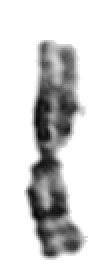
#> input picture detect_branched_points/98000080.tiff, 54 x 139 px (shown 2 times larger); its folder holds only this picture in this run
$ python -i mediaAxisTransform.py   (imports and definitions only)   (older library calls are emulated)
#> lines starting #> are read from the running program, lines starting #| are printed output that depends on the picture; after the words box and inside, x2 and y2 are one past the last pixel; in counts of white or black regions, pixels touching at a corner belong together
### dl_cnn_features/extras.py
import os
import numpy as np
import math
import cv2
from scipy import ndimage
from skimage import measure


#count files and folder
# [99 lines left out: functions count_folders_files, load_image, build_rel_path, load_all_PATH, cargar_nombres, findStartIndex and 5 more, not called in this run]

#=====================================================================================
#=====================================================================================


#ELIMINA OBJETOS DE TAMAÑO menos a "tamano" EN LA IMAGEN
def eliminar_objetos_pequeños(th,tamano):
    blobs_labels = measure.label(th, background=255)
    boxes_objetos= ndimage.find_objects(blobs_labels)
    #print(boxes_objetos[0][0])
    #ejemplo1
    #(slice(0, 2, None), slice(19, 23, None))
    #So this object is found at x = 19–23 and y = 0–2
    if len(boxes_objetos)>1:#solo debe haber 1 objeto->el cromosoma
        #filtro objetos muy pequeños ya que sob objetos indeseados (no cromosomas)
        aux_boxes=[]
        for l in range(0,len(boxes_objetos)):
            if len(np.transpose(np.nonzero(cv2.bitwise_not(th[boxes_objetos[l]]))))<tamano:
                th[boxes_objetos[l]]=255
    return th

#RELLENA HUECOS
def floodfill(th):
    # Copy the thresholded image.
    im_floodfill = th.copy()

    # Mask used to flood filling.
    # Notice the size needs to be 2 pixels than the image.
    h, w = th.shape[:2]
    mask = np.zeros((h+2, w+2), np.uint8)

    # Floodfill from point (0, 0)
    cv2.floodFill(im_floodfill, mask, (0,0), 255);

    # Invert floodfilled image
    im_floodfill_inv = cv2.bitwise_not(im_floodfill)

    # Combine the two images to get the foreground.
    im_out = th | im_floodfill_inv

    return im_out

### extraccionCaracteristicas/mediaAxisTransform.py
import numpy as np
from skimage import img_as_ubyte
import cv2
import extras
import math
import order_points as op
import smoothing_thin as smooth
import removeBranchs as rb

# [11 lines left out: functions neighbours, transitions, not called in this run]

def zhangSuen(image):
    "the Zhang-Suen Thinning Algorithm"
    Image_Thinned = image.copy()  # deepcopy to protect the original image
    changing1 = changing2 = 1        #  the points to be removed (set as 0)
    while changing1 or changing2:   #  iterates until no further changes occur in the image
        # Step 1
        changing1 = []
        rows, columns = Image_Thinned.shape               # x for rows, y for columns
        for x in range(1, rows - 1):                     # No. of  rows
            for y in range(1, columns - 1):            # No. of columns
                P2,P3,P4,P5,P6,P7,P8,P9 = n = neighbours(x, y, Image_Thinned)
                if (Image_Thinned[x][y] == 1     and    # Condition 0: Point P1 in the object regions
                    2 <= sum(n) <= 6   and    # Condition 1: 2<= N(P1) <= 6
                    transitions(n) == 1 and    # Condition 2: S(P1)=1
                    P2 * P4 * P6 == 0  and    # Condition 3
                    P4 * P6 * P8 == 0):         # Condition 4
                    changing1.append((x,y))
        for x, y in changing1:
            Image_Thinned[x][y] = 0
        # Step 2
        changing2 = []
        for x in range(1, rows - 1):
            for y in range(1, columns - 1):
                P2,P3,P4,P5,P6,P7,P8,P9 = n = neighbours(x, y, Image_Thinned)
                if (Image_Thinned[x][y] == 1   and        # Condition 0
                    2 <= sum(n) <= 6  and       # Condition 1
                    transitions(n) == 1 and      # Condition 2
                    P2 * P4 * P8 == 0 and       # Condition 3
                    P2 * P6 * P8 == 0):            # Condition 4
                    changing2.append((x,y))
        for x, y in changing2:
            Image_Thinned[x][y] = 0
    return Image_Thinned

# [103 lines left out: function extend_thin, not called in this run]


def mediaAxis(img,thresh):
    #blur = cv2.GaussianBlur(img,(3,3),0)
    #_,thresh = cv2.threshold(blur,0,255,cv2.THRESH_BINARY+cv2.THRESH_OTSU)
    "Convert gray images to binary images using Otsu's method"
    BW_Original = img <= thresh    # must set object region as 1, background region as 0 !
    BW_Skeleton = zhangSuen(BW_Original)
    skeleto = img_as_ubyte(BW_Skeleton) #transformo skimage to opencv image
    #aa=np.array(BW_Skeleton,dtype=np.float64)#opencv image to skimage ???
    #opencv use numpy.uint8 type to represent binary images instead scikit-image numpy.float6
    return skeleto

def calcularEjeMedio(img):
    ret, thresh_ = cv2.threshold(img,254,255,cv2.THRESH_BINARY)
    kernel = cv2.getStructuringElement(cv2.MORPH_RECT,(3,3))
    thresh_= cv2.morphologyEx(thresh_, cv2.MORPH_CLOSE,kernel)#elimino huecos
    thresh_= cv2.morphologyEx(thresh_, cv2.MORPH_OPEN, kernel)#elimino ruido del contorno del cromosoma
    thresh_=cv2.bitwise_not(extras.floodfill(cv2.bitwise_not(thresh_))) #rellenar huecos(si quedo alguno)
    thresh_=extras.eliminar_objetos_pequeños(thresh_,20)
    skeleto=mediaAxis(img.copy(),cv2.bitwise_not(thresh_))

    return skeleto,thresh_

# [28 lines left out: functions smoothEjeMedio, relacion_aspecto, not called in this run]

>>> import cv2
>>> picture = cv2.imread('../detect_branched_points/98000080.tiff')
#> picture is the input picture: shape (139, 54, 3); min 9, max 255, mean 214.6
>>> result = calcularEjeMedio(picture)
#> in calcularEjeMedio, `ret, thresh_ = cv2.threshold(img,254,255,cv2.THRESH_BINARY)`:
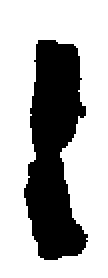
#> thresh_: shape (139, 54, 3) (shown 2 times larger); 68.9% white; 1 black region, box (x1, y1, x2, y2) and area: (12, 20, 44, 130) 2331
#> in calcularEjeMedio, `thresh_= cv2.morphologyEx(thresh_, cv2.MORPH_CLOSE,kernel)#elimino hue..`: thresh_: shape (139, 54, 3); 69% white; 1 black region, box (x1, y1, x2, y2) and area: (12, 20, 43, 130) 2324
#> in calcularEjeMedio, `thresh_= cv2.morphologyEx(thresh_, cv2.MORPH_OPEN, kernel)#elimino rui..`: thresh_: shape (139, 54, 3); 69% white; 1 black region, box (x1, y1, x2, y2) and area: (12, 20, 43, 130) 2327
#> in floodfill, `cv2.floodFill(im_floodfill, mask, (0,0), 255);`:
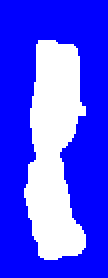
#> im_floodfill: shape (139, 54, 3) (shown 2 times larger); mean of channels 0, 1, 2 255, 79.1, 79.1; drawn as B, G, R
#> in floodfill, `im_floodfill_inv = cv2.bitwise_not(im_floodfill)`:
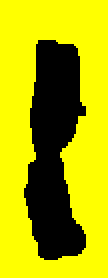
#> im_floodfill_inv: shape (139, 54, 3) (shown 2 times larger); mean of channels 0, 1, 2 0, 175.9, 175.9; drawn as B, G, R
#> in floodfill, `im_out = th | im_floodfill_inv`:
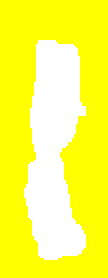
#> im_out: shape (139, 54, 3) (shown 2 times larger); mean of channels 0, 1, 2 79.1, 255, 255; drawn as B, G, R
#> in calcularEjeMedio, `thresh_=cv2.bitwise_not(extras.floodfill(cv2.bitwise_not(thresh_)))`:
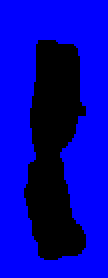
#> thresh_: shape (139, 54, 3) (shown 2 times larger); mean B, G, R 175.9, 0, 0
#> in eliminar_objetos_pequeños, `boxes_objetos= ndimage.find_objects(blobs_labels)`: boxes_objetos = 1 item
#> (the run stopped early here; a loop or call above may not have finished)
